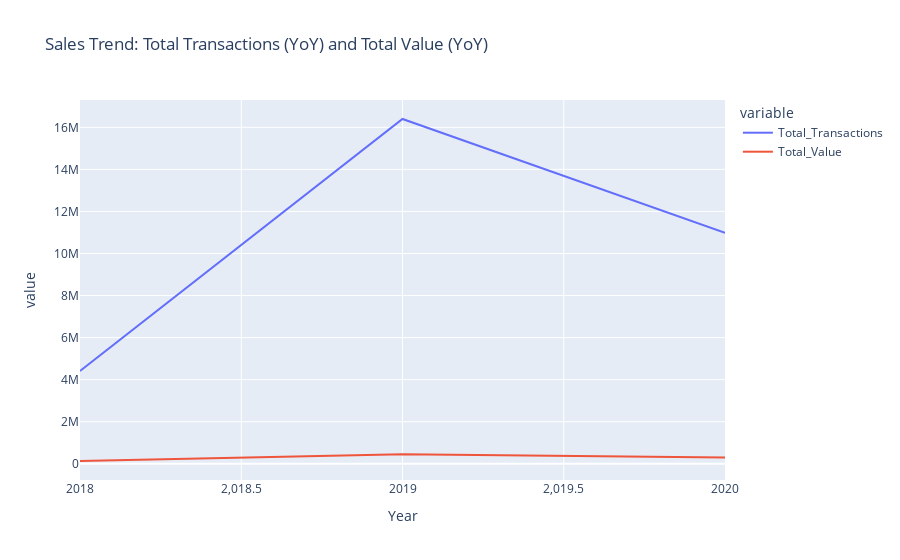

Source (notebook cell):
### Code cell
# Extract the year from the 't_dat' column
merged_data['Year'] = merged_data['t_dat'].dt.year

annual_transactions = merged_data.groupby('Year').agg(
    Total_Transactions=pd.NamedAgg(column='article_id', aggfunc='count'),
    Total_Value=pd.NamedAgg(column='price', aggfunc='sum')
).reset_index()

fig = px.line(annual_transactions, x='Year', y=['Total_Transactions', 'Total_Value'],
              labels={'Total_Transactions': 'Total Number of Transactions', 'Total_Value': 'Total Transaction Value'},
              title='Sales Trend: Total Transactions (YoY) and Total Value (YoY)')

fig.show()
fig.write_image('7.png', engine='kaleido')

### Figure 1 — Plotly figure (JSON) as saved in the notebook; plotly's stock layout.template omitted (floating-point values rounded to 4 significant figures)
{"data": [{"hovertemplate": "variable=Total_Transactions<br>Year=%{x}<br>value=%{y}<extra></extra>", "legendgroup": "Total_Transactions", "line": {"color": "#636efa", "dash": "solid"}, "marker": {"symbol": "circle"}, "mode": "lines", "name": "Total_Transactions", "orientation": "v", "showlegend": true, "type": "scatter", "x": [2018, 2019, 2020], "xaxis": "x", "y": [4411262, 16396930, 10980132], "yaxis": "y"}, {"hovertemplate": "variable=Total_Value<br>Year=%{x}<br>value=%{y}<extra></extra>", "legendgroup": "Total_Value", "line": {"color": "#EF553B", "dash": "solid"}, "marker": {"symbol": "circle"}, "mode": "lines", "name": "Total_Value", "orientation": "v", "showlegend": true, "type": "scatter", "x": [2018, 2019, 2020], "xaxis": "x", "y": [130900.0, 455600.0, 298200.0], "yaxis": "y"}], "layout": {"legend": {"title": {"text": "variable"}, "tracegroupgap": 0}, "title": {"text": "Sales Trend: Total Transactions (YoY) and Total Value (YoY)"}, "xaxis": {"anchor": "y", "domain": [0, 1], "title": {"text": "Year"}}, "yaxis": {"anchor": "x", "domain": [0, 1], "title": {"text": "value"}}}}
